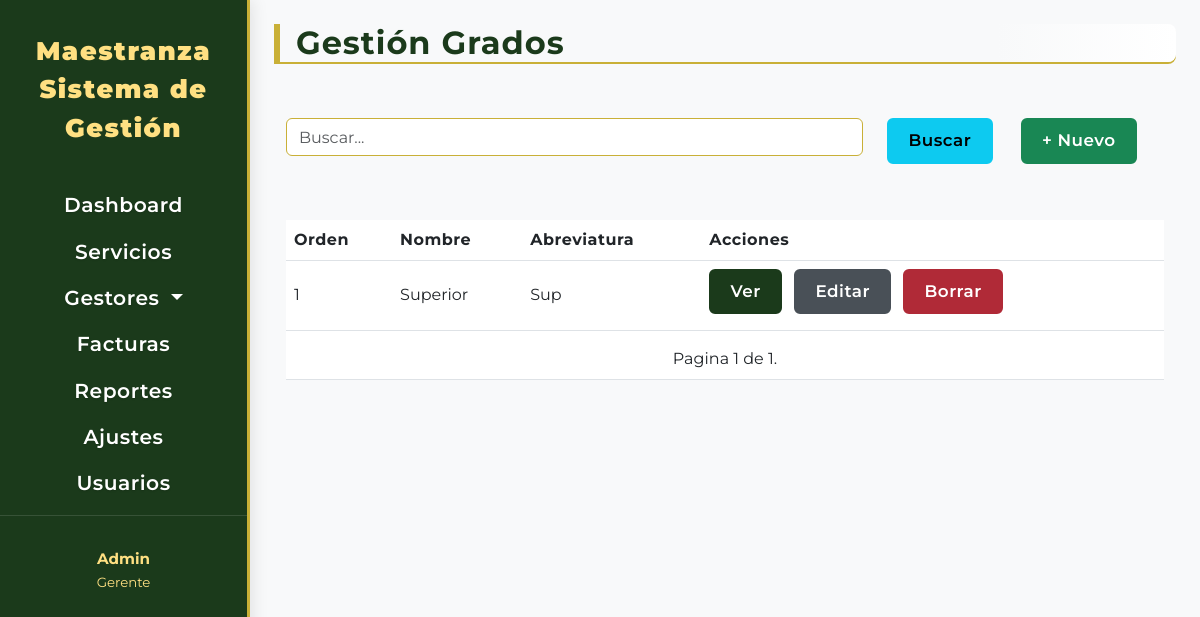
The page /grados/ on the database its author committed.
### grado/models.py (models this page shows, shortened)
class Grado(models.Model):
    nombre = models.CharField(max_length=50, blank=False, null=False, verbose_name=' Nombre del Grado', unique= True)
    abreviatura = models.CharField(max_length= 10, unique=True, verbose_name= 'Abreviatura', blank= True, null= True)
    orden = models.CharField(default= 0, verbose_name='Orden Jerárquico')
    class Meta:
        verbose_name = 'Grado'
        verbose_name_plural = 'Grados'
        ordering = ['orden', 'nombre']
    def get_detalle_url(self):
        return reverse('grado_detalle', args=[self.id])
    def get_editar_url(self):
        return reverse('grado_editar', args=[self.id])
    def get_borrar_url(self):
        return reverse('grado_borrar', args=[self.id])

### grado/views.py (the view)
# urls.py: path('', views.grado_lista, name='grado_lista'),
def grado_lista(request):
    grados_list = Grado.objects.filter(nombre__icontains= request.GET.get('search', '')).order_by('id')
    paginator = Paginator(grados_list, 10)
    page_numbre = request.GET.get('page',1)
    try:
        grados = paginator.page(page_numbre)
    except EmptyPage:
        grados = paginator.page(paginator.num_pages)
    except PageNotAnInteger:
        grados = paginator.page(1)
    content = {'grados': grados,
               'urlindex': 'grado_lista',
               'urlcrear': 'grado_crear'}
    return render(
        request, 'grado/lista.html', content
    )

### templates/grado/lista.html (shortened to what this page needs)
{% extends "componentes/tablas.html" %}
{% block titabla %}Gestión Grados{% endblock titabla %}
{% block Thead %}
<th>Orden</th>
<th>Nombre</th>
<th>Abreviatura</th>
<th>Acciones</th>
{% endblock Thead %}
{% block tbody %}
{% for grado in grados %}
<tr>
    <td>{{ grado.orden }}</td>
    <td>{{ grado.nombre }}</td>
    <td>{{ grado.abreviatura }}</td>
    {% include "componentes/botones.html" with modelo=grado %}
</tr>
{% endfor %}
{% endblock tbody %}
{% block tfoot %}
<td colspan="4">{% include "componentes/pagination.html" with page=grados %}</td>
{% endblock tfoot %}

### templates/componentes/botones.html
<td>
    <span>
        <a class="btn btn-primary" href="{{ modelo.get_detalle_url }}">Ver</a>
        <a class="btn btn-secondary mx-2" href="{{ modelo.get_editar_url }}">Editar</a>
        <a class="btn btn-danger" href="{{ modelo.get_borrar_url }}"
            onclick="return confirm('¿Estás seguro de que deseas borrar este registro?');">Borrar</a>
    </span>
</td>

### static/css/base1.css (style rules this page uses)
:root { --Primary-color: #1B3A1B; --Secondary-color: #2E5939; --Accent-color: #C9B037; --Text-color: #fff; --Sidebar-bg: #1B3A1B; --Sidebar-active: #C9B037; --Sidebar-hover: #2E5939; --Table-header-bg: #2E5939; --Table-header-text: #fff; --Table-row-hover: #e9f5e1; --Button-primary: #1B3A1B; --Button-primary-hover: #2E5939; --Button-danger: #b02a37; --Button-danger-hover: #7a1d25; --Button-secondary: #495057; --Button-secondary-hover: #343a40; --Input-border: #C9B037; --Input-focus: #2E5939; --sidebar-width-bs5: 250px; --sidebar-bg-mobile: rgba(27,58,27,0.97); }
body, .sidebar-bs5, .main-content-wrapper-bs5 { font-family: 'Montserrat', Arial, Helvetica, sans-serif; }
.btn { border-radius: 0.375rem !important; font-weight: 600 !important; font-size: 1.05rem !important; letter-spacing: 0.5px; padding: 0.5rem 1.2rem !important; box-shadow: none !important; border-width: 2px !important; margin-bottom: 0.5rem; white-space: normal; }
.btn-primary { background-color: var(--Button-primary) !important; border-color: var(--Button-primary) !important; color: #fff !important; }
.btn-danger { background-color: var(--Button-danger); border-color: var(--Button-danger); color: #fff; font-weight: 600; letter-spacing: 0.5px; }
.btn-secondary { background-color: var(--Button-secondary); border-color: var(--Button-secondary); color: #fff; font-weight: 600; letter-spacing: 0.5px; }
.table th, .table td { vertical-align: middle !important; }
.table th { font-weight: bold; letter-spacing: 0.5px; }

### rows shown on the page
Grado: orden "1", nombre "Superior", abreviatura "Sup"

### other values the page prints
{{ page.number }} "1"
{{ page.paginator.num_pages }} "1"
